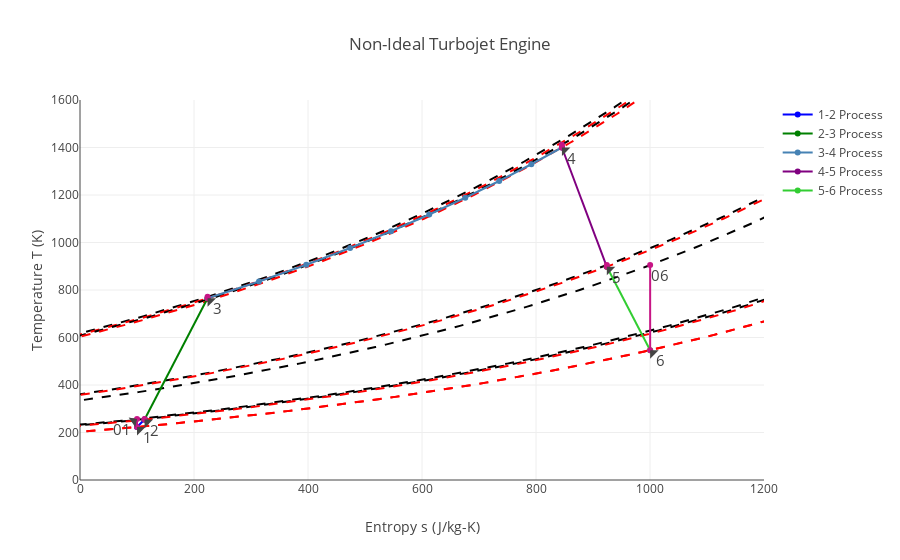

The notebook cell this image was saved under:
### Code cell
#Draw the process on T-s Diagram
tst = turbojet_engine()
tst.cycle_analysis()
tst.perform_analysis()
tst.gather_states()

fig = go.Figure()

Temp = np.arange(0, 2000, 10)

#Calculate the Stagnation Pressure Lines
process = 6
s_p = list()
for i in range(process):
    #Stagnation Pressure Lines
    fig.add_trace(go.Scatter(
        y=Temp,
        x=tst.states['s (J/kg-K)'][i] + (tst.cp*np.log(Temp/tst.states['T0 (K)'][i])),
        line = dict(color = 'black', dash = 'dash'),
        showlegend= False,
        name = f'T0{i} Stagnation Pressure'
    ))
    #Static Pressure Lines
    fig.add_trace(go.Scatter(
        y=Temp,
        x=tst.states['s (J/kg-K)'][i] + (tst.cp*np.log(Temp/tst.states['T (K)'][i])),
        line = dict(color = 'red', dash = 'dash'),
        showlegend=False,
        name = f'T{i} Static Pressure'
    ))
#Process Lines
fig.add_trace(go.Scatter(
    x = [tst.states['s (J/kg-K)'][0], tst.states['s (J/kg-K)'][1]],
    y = [tst.states['T (K)'][0], tst.states['T (K)'][1]],
    name = '1-2 Process',
    line = dict(color = 'blue')
))
fig.add_trace(go.Scatter(
    x = [tst.states['s (J/kg-K)'][1], tst.states['s (J/kg-K)'][2]],
    y = [tst.states['T (K)'][1], tst.states['T (K)'][2]],
    name = '2-3 Process',
    line = dict(color = 'green')
))
pbi = np.linspace(tst.states['p (kPa)'][2], tst.states['p (kPa)'][3], 10)
Tbi = np.linspace(tst.states['T (K)'][2], tst.states['T (K)'][3], 10)
sb = [tst.states['s (J/kg-K)'][2]]
for i in range(1,10):
    sb.append(sb[i-1] + tst.cp * np.log(Tbi[i]/Tbi[i-1]) - tst.R * np.log(pbi[i]/pbi[i-1])) 
fig.add_trace(go.Scatter(
    x = sb,
    y = Tbi,
    name = '3-4 Process',
    line = dict(color = 'steelblue')
))
fig.add_trace(go.Scatter(
    x = [tst.states['s (J/kg-K)'][3], tst.states['s (J/kg-K)'][4]],
    y = [tst.states['T (K)'][3], tst.states['T (K)'][4]],
    name = '4-5 Process',
    line = dict(color = 'purple')
))
fig.add_trace(go.Scatter(
    x = [tst.states['s (J/kg-K)'][4], tst.states['s (J/kg-K)'][5]],
    y = [tst.states['T (K)'][4], tst.states['T (K)'][5]],
    name = '5-6 Process',
    line = dict(color = 'limegreen')
))
#Static to Stagnation States
for i in range(6):
    fig.add_trace(go.Scatter(
        x = [tst.states['s (J/kg-K)'][i], tst.states['s0 (J/Kg-K)'][i]],
        y = [tst.states['T (K)'][i], tst.states['T0 (K)'][i]],
        name = f's{i}-s0{i} Static to Stag',
        line = dict(color = 'mediumvioletred'),
        showlegend=False
    ))
#Add all the annotations for each state
for i in range(6):
    fig.add_annotation(
        x=tst.states['s (J/kg-K)'][i],
        y=tst.states['T (K)'][i],
        text=f"{i+1}",
        showarrow=True,
        arrowhead=1,
        ax=10,
        ay=10,
        font_size=15
    )
fig.add_annotation(
    x=tst.states['s0 (J/Kg-K)'][0],
    y=tst.states['T0 (K)'][0],
    text=f"01",
    showarrow=True,
    arrowhead=1,
    ax=-15,
    ay=10,
    font_size=15
)
fig.add_annotation(
    x=tst.states['s0 (J/Kg-K)'][5],
    y=tst.states['T0 (K)'][5],
    text=f"06",
    showarrow=True,
    arrowhead=1,
    ax=10,
    ay=10,
    font_size=15
)
fig.update_xaxes(range=[0, 1200])
fig.update_yaxes(range=[0, 1600])
fig.update_layout(
    title_text = 'Non-Ideal Turbojet Engine',
    xaxis_title = 'Entropy s (J/kg-K)',
    yaxis_title = 'Temperature T (K)',
    template=mode)

fig.show()

### Figure 1 — Plotly figure (JSON) as saved in the notebook; plotly's stock layout.template omitted (floating-point values rounded to 4 significant figures; data arrays with more than 128 entries replaced by an {"elided": "..."} marker saying what was removed)
{"data": [{"line": {"color": "black", "dash": "dash"}, "name": "T00 Stagnation Pressure", "showlegend": false, "type": "scatter", "x": {"elided": "200 float values"}, "y": {"elided": "200 int values"}}, {"line": {"color": "red", "dash": "dash"}, "name": "T0 Static Pressure", "showlegend": false, "type": "scatter", "x": {"elided": "200 float values"}, "y": {"elided": "200 int values"}}, {"line": {"color": "black", "dash": "dash"}, "name": "T01 Stagnation Pressure", "showlegend": false, "type": "scatter", "x": {"elided": "200 float values"}, "y": {"elided": "200 int values"}}, {"line": {"color": "red", "dash": "dash"}, "name": "T1 Static Pressure", "showlegend": false, "type": "scatter", "x": {"elided": "200 float values"}, "y": {"elided": "200 int values"}}, {"line": {"color": "black", "dash": "dash"}, "name": "T02 Stagnation Pressure", "showlegend": false, "type": "scatter", "x": {"elided": "200 float values"}, "y": {"elided": "200 int values"}}, {"line": {"color": "red", "dash": "dash"}, "name": "T2 Static Pressure", "showlegend": false, "type": "scatter", "x": {"elided": "200 float values"}, "y": {"elided": "200 int values"}}, {"line": {"color": "black", "dash": "dash"}, "name": "T03 Stagnation Pressure", "showlegend": false, "type": "scatter", "x": {"elided": "200 float values"}, "y": {"elided": "200 int values"}}, {"line": {"color": "red", "dash": "dash"}, "name": "T3 Static Pressure", "showlegend": false, "type": "scatter", "x": {"elided": "200 float values"}, "y": {"elided": "200 int values"}}, {"line": {"color": "black", "dash": "dash"}, "name": "T04 Stagnation Pressure", "showlegend": false, "type": "scatter", "x": {"elided": "200 float values"}, "y": {"elided": "200 int values"}}, {"line": {"color": "red", "dash": "dash"}, "name": "T4 Static Pressure", "showlegend": false, "type": "scatter", "x": {"elided": "200 float values"}, "y": {"elided": "200 int values"}}, {"line": {"color": "black", "dash": "dash"}, "name": "T05 Stagnation Pressure", "showlegend": false, "type": "scatter", "x": {"elided": "200 float values"}, "y": {"elided": "200 int values"}}, {"line": {"color": "red", "dash": "dash"}, "name": "T5 Static Pressure", "showlegend": false, "type": "scatter", "x": {"elided": "200 float values"}, "y": {"elided": "200 int values"}}, {"line": {"color": "blue"}, "name": "1-2 Process", "type": "scatter", "x": [100, 113.3], "y": [223, 254.6]}, {"line": {"color": "green"}, "name": "2-3 Process", "type": "scatter", "x": [113.3, 223.8], "y": [254.6, 765.1]}, {"line": {"color": "steelblue"}, "name": "3-4 Process", "type": "scatter", "x": [223.8, 314.0, 397.0, 473.9, 545.6, 612.7, 675.8, 735.4, 791.9, 845.5], "y": [765.1, 835.6, 906.2, 976.7, 1047.0, 1118.0, 1188.0, 1259.0, 1329.0, 1400]}, {"line": {"color": "purple"}, "name": "4-5 Process", "type": "scatter", "x": [845.5, 924.3], "y": [1400, 897.6]}, {"line": {"color": "limegreen"}, "name": "5-6 Process", "type": "scatter", "x": [924.3, 1000.0], "y": [897.6, 546.4]}, {"line": {"color": "mediumvioletred"}, "name": "s0-s00 Static to Stag", "showlegend": false, "type": "scatter", "x": [100, 100], "y": [223, 256.6]}, {"line": {"color": "mediumvioletred"}, "name": "s1-s01 Static to Stag", "showlegend": false, "type": "scatter", "x": [113.3, 113.3], "y": [254.6, 256.6]}, {"line": {"color": "mediumvioletred"}, "name": "s2-s02 Static to Stag", "showlegend": false, "type": "scatter", "x": [223.8, 223.8], "y": [765.1, 771.2]}, {"line": {"color": "mediumvioletred"}, "name": "s3-s03 Static to Stag", "showlegend": false, "type": "scatter", "x": [845.5, 845.5], "y": [1400, 1411.0]}, {"line": {"color": "mediumvioletred"}, "name": "s4-s04 Static to Stag", "showlegend": false, "type": "scatter", "x": [924.3, 924.3], "y": [897.6, 904.7]}, {"line": {"color": "mediumvioletred"}, "name": "s5-s05 Static to Stag", "showlegend": false, "type": "scatter", "x": [1000.0, 1000.0], "y": [546.4, 904.7]}], "layout": {"annotations": [{"arrowhead": 1, "ax": 10, "ay": 10, "font": {"size": 15}, "showarrow": true, "text": "1", "x": 100, "y": 223}, {"arrowhead": 1, "ax": 10, "ay": 10, "font": {"size": 15}, "showarrow": true, "text": "2", "x": 113.3, "y": 254.6}, {"arrowhead": 1, "ax": 10, "ay": 10, "font": {"size": 15}, "showarrow": true, "text": "3", "x": 223.8, "y": 765.1}, {"arrowhead": 1, "ax": 10, "ay": 10, "font": {"size": 15}, "showarrow": true, "text": "4", "x": 845.5, "y": 1400}, {"arrowhead": 1, "ax": 10, "ay": 10, "font": {"size": 15}, "showarrow": true, "text": "5", "x": 924.3, "y": 897.6}, {"arrowhead": 1, "ax": 10, "ay": 10, "font": {"size": 15}, "showarrow": true, "text": "6", "x": 1000.0, "y": 546.4}, {"arrowhead": 1, "ax": -15, "ay": 10, "font": {"size": 15}, "showarrow": true, "text": "01", "x": 100, "y": 256.6}, {"arrowhead": 1, "ax": 10, "ay": 10, "font": {"size": 15}, "showarrow": true, "text": "06", "x": 1000.0, "y": 904.7}], "title": {"text": "Non-Ideal Turbojet Engine"}, "xaxis": {"range": [0, 1200], "title": {"text": "Entropy s (J/kg-K)"}}, "yaxis": {"range": [0, 1600], "title": {"text": "Temperature T (K)"}}}}
